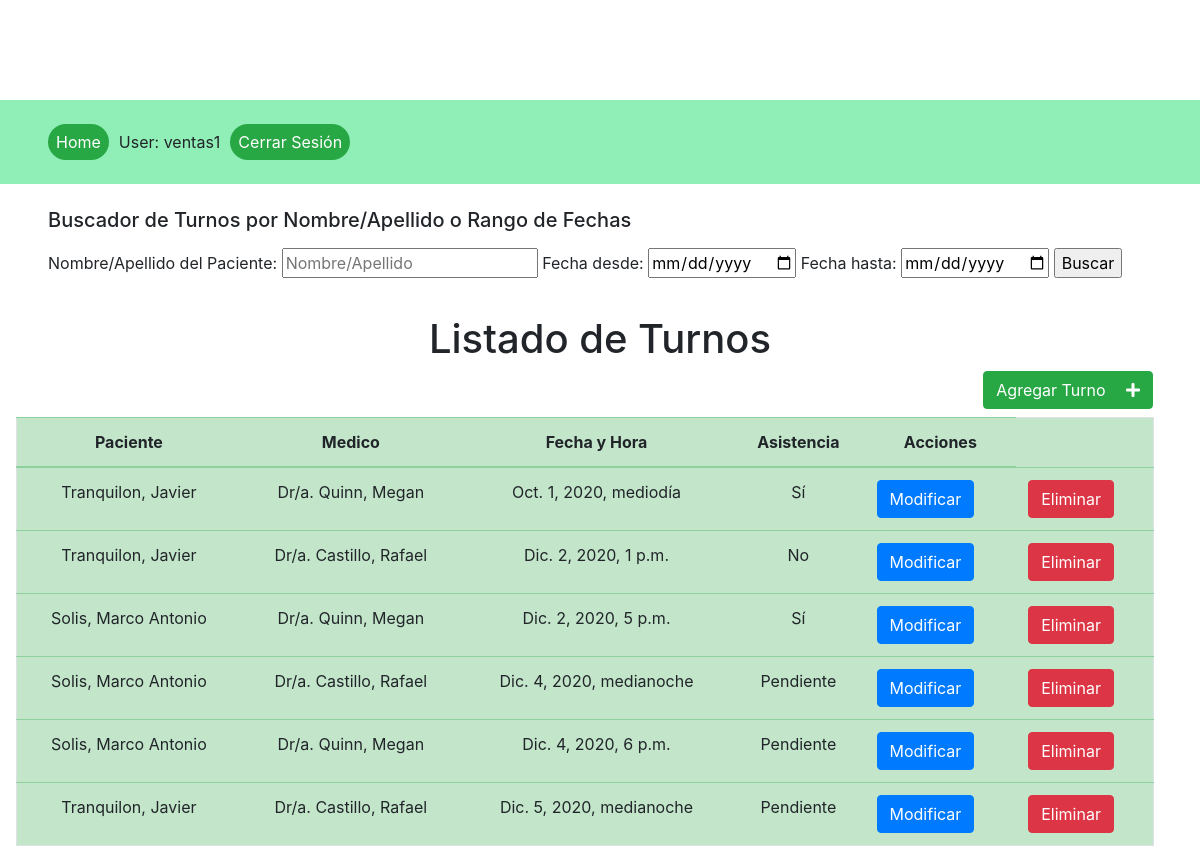
Page /ver_turnos (signed in) on the earlier database version.
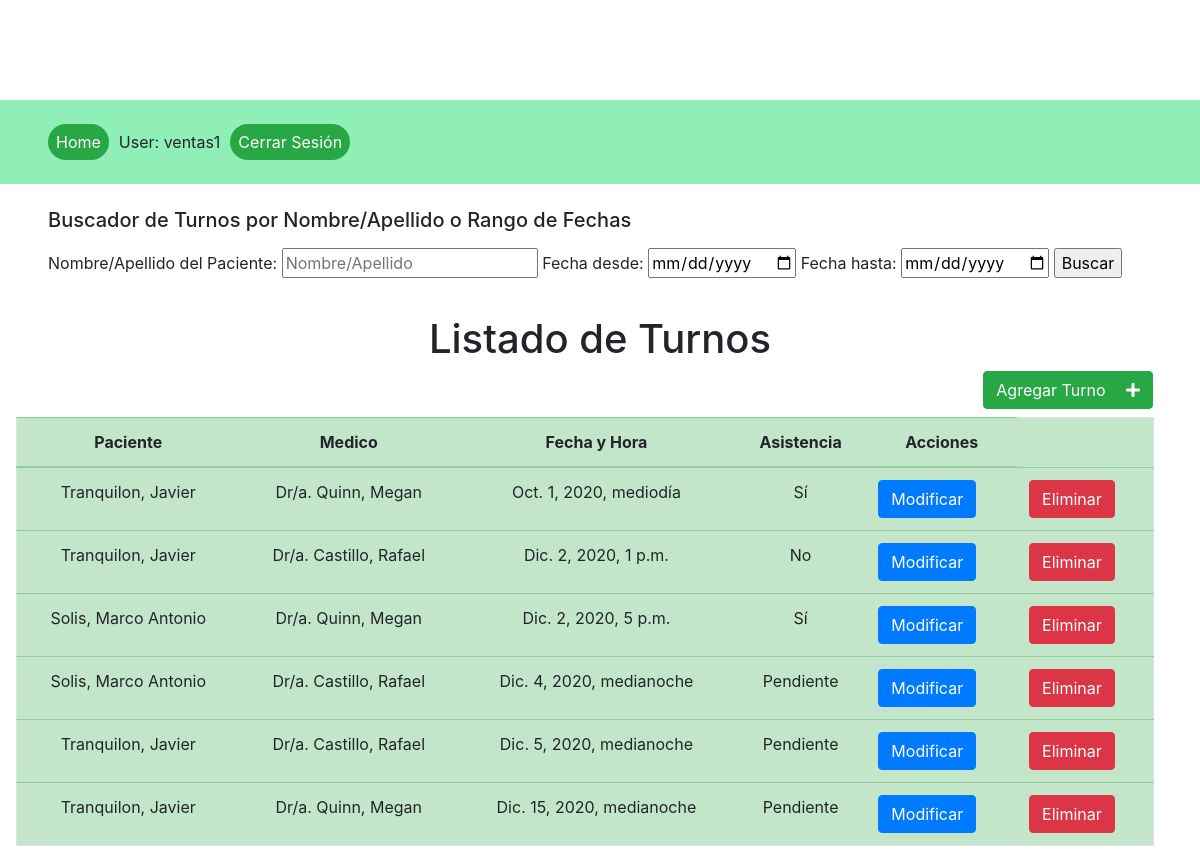
Same page on the later database version.
### products/models.py (models this page shows, shortened)
class Turno(models.Model):
    diahora = models.DateTimeField(verbose_name="Fecha y Hora")
    paciente = models.ForeignKey(Paciente, on_delete=models.CASCADE, related_name="turnos_paciente")
    profesional = models.ForeignKey(User, null=True, on_delete=models.SET_NULL, related_name="turnos_medicos")
    asistencia = models.CharField(max_length=9, choices=ASISTENCIA, default='2')

class Paciente(models.Model):
    paciente_nombre = models.CharField(max_length=64)
    paciente_apellido = models.CharField(max_length=64)

### products/views.py (the view)
# urls.py: path('ver_turnos', TurnoListView.as_view(), name="lista_turnos"),
class TurnoListView(LoginRequiredMixin, generic.ListView):
    model = Turno
    context_object_name = 'lista_turnos'
    template_name = 'lista_turnos.html'
    def get_queryset(self):
        queryset = Turno.objects.all()
        if self.request.GET.get('fecha_desde'):
            fecha_desde = parse_date(self.request.GET.get('fecha_desde'))
            queryset = queryset.filter(diahora__gte=fecha_desde)
        if self.request.GET.get('fecha_hasta'):
            fecha_hasta = parse_date(self.request.GET.get('fecha_hasta'))
            queryset = queryset.filter(diahora__lte=fecha_hasta)
        if self.request.GET.get('paciente'):
            paciente = self.request.GET.get('paciente')
            queryset = queryset.filter(Q(paciente__paciente_nombre__icontains=paciente) | Q(paciente__paciente_apellido__icontains=paciente))
        return queryset.order_by('diahora')

### templates/lista_turnos.html (shortened to what this page needs)
{% extends 'base.html'%}
{% block content %}
<div class="container-fluid">
    <div class="row">
        <div class="container-fluid justify-space-between">
            <div class="p-0 row">
                <form action="" method="GET" class="px-5 my-2">
                    <h5 class="mb-3">Buscador de Turnos por Nombre/Apellido o Rango de Fechas</h5>
                    <label for="fecha_desde">Nombre/Apellido del Paciente:</label>
                    <input type="text" placeholder="Nombre/Apellido" name="paciente">
                    <label for="fecha_desde">Fecha desde:</label>
                    <input type="date" placeholder="Fecha desde" name="fecha_desde">
                    <label for="fecha_desde">Fecha hasta:</label>
                    <input type="date" placeholder="Fecha hasta" name="fecha_hasta">
                    <input type="submit" value="Buscar">
                </form>
            </div>
        </div>
    </div>
    <h1 class="mt-4 text-center">Listado de Turnos</h1>
    <div class="row justify-content-end mx-3 px-3 mb-2">
        <a href="{% url 'turno-add' %}" class="btn btn-success">
            Agregar Turno
            <i class="fas fa-plus ml-3 text-white"></i>
        </a>
    </div>
    {% if lista_turnos %}
    <div class="row table-responsive px-3">
        <table class="table table-success border">
            <thead>
                <tr>
                    <th class="text-center" scope="col">Paciente</th>
                    <th class="text-center" scope="col">Medico</th>
                    <th class="text-center" scope="col">Fecha y Hora</th>
                    <th class="text-center" scope="col">Asistencia</th>
                    <th class="text-center" scope="col">Acciones</th>
                </tr>
            </thead>
            <tbody>
                    {% for turno in lista_turnos %}
                    <tr>
                        <td class="text-center">{{ turno.paciente.paciente_apellido }}{{", "}}{{ turno.paciente.paciente_nombre }}</td>
                        <td class="text-center">{{"Dr/a. "}}{{ turno.profesional.last_name }}{{", "}}{{ turno.profesional.first_name }}</td>
                        <td class="text-center">{{ turno.diahora }}</td>
                        <td class="text-center">{{ turno.get_asistencia_display }}</td>
                        <td class="m-0"><a href="{% url 'turno-update' turno.id %}" class="btn btn-primary">Modificar</a></td>
                        <td class="m-0"><a href="{% url 'turno-delete' turno.id %}" class="btn btn-danger">Eliminar</a></td>
                    </tr>
                    {% endfor %}
            </tbody>
        </table>
    </div>
    {% else %}
    <h4 class="mx-5">No se encontraron turnos.</h4>
    {% endif %}
</div>
{% endblock %}

Differences in the rows shown:
removed Turno: paciente.paciente_apellido "Solis", value ",", paciente.paciente_nombre "Marco Antonio", value "Dr/a.", profesional.last_name "Quinn", profesional.first_name "Megan", diahora "Dic. 4, 2020, 6 p.m.", asistencia "Pendiente"
added Turno: paciente.paciente_apellido "Tranquilon", value ",", paciente.paciente_nombre "Javier", value "Dr/a.", profesional.last_name "Quinn", profesional.first_name "Megan", diahora "Dic. 15, 2020, medianoche", asistencia "Pendiente"
